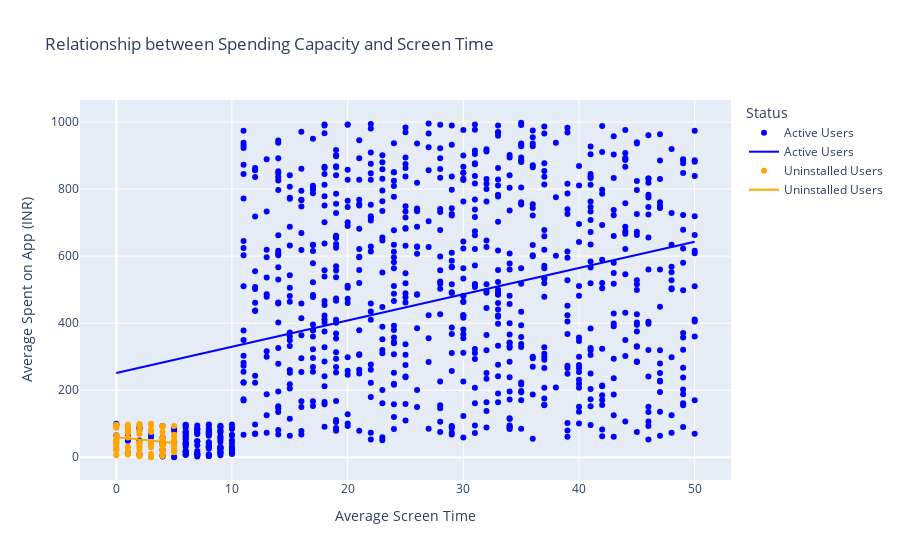

This figure's notebook cell:
### Code cell
# Scatter plot for active users
active_fig = px.scatter(active_users, x='Average Screen Time', y='Average Spent on App (INR)', 
                        trendline="ols",  # Adding trendline for linear regression
                        color_discrete_sequence=['blue']  # Set color for active users to blue
                        )
active_fig.update_traces(name='Active Users', showlegend=True, legendgroup='Status')

# Scatter plot for uninstalled users
uninstalled_fig = px.scatter(uninstalled_users, x='Average Screen Time', y='Average Spent on App (INR)', 
                             trendline="ols",  # Adding trendline for linear regression
                             color_discrete_sequence=['orange']  # Set color for uninstalled users to orange
                             )
uninstalled_fig.update_traces(name='Uninstalled Users', showlegend=True, legendgroup='Status')

# Combine the plots
combined_fig = go.Figure(data=active_fig.data + uninstalled_fig.data)

# Show the plot
combined_fig.update_layout(title='Relationship between Spending Capacity and Screen Time',
                           legend_title='Status',
                           xaxis_title='Average Screen Time',
                           yaxis_title='Average Spent on App (INR)')
combined_fig.show()

### Figure 1 — Plotly figure (JSON) as saved in the notebook; plotly's stock layout.template omitted (floating-point values rounded to 4 significant figures; data arrays with more than 128 entries replaced by an {"elided": "..."} marker saying what was removed)
{"data": [{"hovertemplate": "Average Screen Time=%{x}<br>Average Spent on App (INR)=%{y}<extra></extra>", "legendgroup": "Status", "marker": {"color": "blue", "symbol": "circle"}, "mode": "markers", "name": "Active Users", "orientation": "v", "showlegend": true, "type": "scatter", "x": {"elided": "916 int values"}, "xaxis": "x", "y": {"elided": "916 int values"}, "yaxis": "y"}, {"hovertemplate": "<b>OLS trendline</b><br>Average Spent on App (INR) = 7.82515 * Average Screen Time + 251.62<br>R<sup>2</sup>=0.113975<br><br>Average Screen Time=%{x}<br>Average Spent on App (INR)=%{y} <b>(trend)</b><extra></extra>", "legendgroup": "Status", "marker": {"color": "blue", "symbol": "circle"}, "mode": "lines", "name": "Active Users", "showlegend": true, "type": "scatter", "x": {"elided": "916 int values"}, "xaxis": "x", "y": {"elided": "916 float values"}, "yaxis": "y"}, {"hovertemplate": "Average Screen Time=%{x}<br>Average Spent on App (INR)=%{y}<extra></extra>", "legendgroup": "Status", "marker": {"color": "orange", "symbol": "circle"}, "mode": "markers", "name": "Uninstalled Users", "orientation": "v", "showlegend": true, "type": "scatter", "x": [0, 1, 4, 3, 5, 5, 0, 1, 1, 3, 0, 3, 2, 1, 3, 3, 3, 4, 4, 1, 2, 0, 1, 3, 4, 3, 4, 0, 0, 2, 1, 5, 0, 5, 1, 4, 4, 0, 4, 5, 4, 0, 5, 0, 2, 2, 5, 5, 2, 1, 5, 0, 2, 1, 5, 0, 0, 1, 2, 3, 4, 3, 1, 0, 1, 0, 4, 2, 2, 3, 4, 1, 3, 3, 0, 5, 2, 4, 2, 0, 2, 1, 2], "xaxis": "x", "y": [54, 97, 93, 34, 67, 26, 48, 94, 8, 75, 23, 44, 42, 95, 83, 46, 100, 37, 51, 92, 69, 93, 16, 10, 17, 77, 91, 32, 95, 39, 31, 93, 42, 47, 28, 25, 50, 97, 58, 15, 75, 66, 17, 21, 81, 25, 62, 25, 99, 59, 36, 26, 96, 84, 49, 42, 88, 75, 13, 45, 36, 1, 10, 92, 87, 6, 4, 93, 5, 0, 12, 84, 97, 30, 49, 29, 78, 42, 3, 95, 31, 73, 43], "yaxis": "y"}, {"hovertemplate": "<b>OLS trendline</b><br>Average Spent on App (INR) = -3.51397 * Average Screen Time + 60.0258<br>R<sup>2</sup>=0.037117<br><br>Average Screen Time=%{x}<br>Average Spent on App (INR)=%{y} <b>(trend)</b><extra></extra>", "legendgroup": "Status", "marker": {"color": "orange", "symbol": "circle"}, "mode": "lines", "name": "Uninstalled Users", "showlegend": true, "type": "scatter", "x": [0, 0, 0, 0, 0, 0, 0, 0, 0, 0, 0, 0, 0, 0, 0, 0, 0, 1, 1, 1, 1, 1, 1, 1, 1, 1, 1, 1, 1, 1, 1, 1, 2, 2, 2, 2, 2, 2, 2, 2, 2, 2, 2, 2, 2, 2, 3, 3, 3, 3, 3, 3, 3, 3, 3, 3, 3, 3, 3, 4, 4, 4, 4, 4, 4, 4, 4, 4, 4, 4, 4, 4, 5, 5, 5, 5, 5, 5, 5, 5, 5, 5, 5], "xaxis": "x", "y": [60.03, 60.03, 60.03, 60.03, 60.03, 60.03, 60.03, 60.03, 60.03, 60.03, 60.03, 60.03, 60.03, 60.03, 60.03, 60.03, 60.03, 56.51, 56.51, 56.51, 56.51, 56.51, 56.51, 56.51, 56.51, 56.51, 56.51, 56.51, 56.51, 56.51, 56.51, 56.51, 53.0, 53.0, 53.0, 53.0, 53.0, 53.0, 53.0, 53.0, 53.0, 53.0, 53.0, 53.0, 53.0, 53.0, 49.48, 49.48, 49.48, 49.48, 49.48, 49.48, 49.48, 49.48, 49.48, 49.48, 49.48, 49.48, 49.48, 45.97, 45.97, 45.97, 45.97, 45.97, 45.97, 45.97, 45.97, 45.97, 45.97, 45.97, 45.97, 45.97, 42.46, 42.46, 42.46, 42.46, 42.46, 42.46, 42.46, 42.46, 42.46, 42.46, 42.46], "yaxis": "y"}], "layout": {"legend": {"title": {"text": "Status"}}, "title": {"text": "Relationship between Spending Capacity and Screen Time"}, "xaxis": {"title": {"text": "Average Screen Time"}}, "yaxis": {"title": {"text": "Average Spent on App (INR)"}}}}
